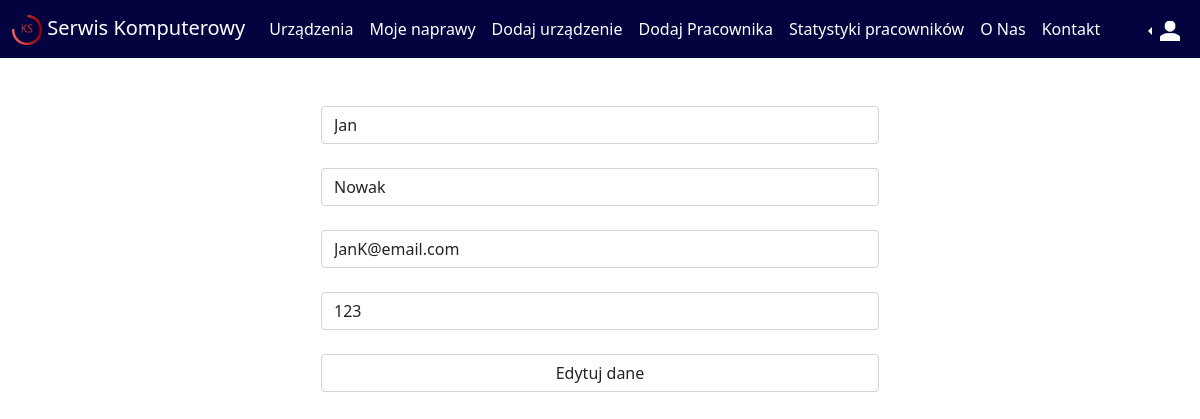
/EdytujDaneUzytkownika.php (signed in), run on the app's committed database.
### tables this page shows
CREATE TABLE `owner` (
  `Id` int(11) NOT NULL,
  `Imie` varchar(30) NOT NULL,
  `Nazwisko` varchar(30) NOT NULL,
  `NumerTelefonu` varchar(11) NOT NULL,
  `AdresEmail` varchar(50) NOT NULL,
  `Haslo` varchar(30) NOT NULL,
  `typuzytkownika` varchar(30) DEFAULT NULL
);

### EdytujDaneUzytkownika.php (the view, shortened to what this page needs)
<!DOCTYPE html>
<html>
<head>
    <link href="https://cdn.jsdelivr.net/npm/bootstrap@5.1.3/dist/css/bootstrap.min.css" rel="stylesheet">
</head>
<body>
<div class="sticky-top">
      <nav class="navbar navbar-expand-lg navbar-light kolor text-white">
        <div class="container-fluid">
          <a class="navbar-brand text-white" href="#"><img src='Projekt_ks.png' width='30px' height='30px'> Serwis Komputerowy</a>
          <div class="collapse navbar-collapse" id="navbarNav">
            <ul class="navbar-nav">
              <?php
            if(isset($_SESSION['typUzytkownika'] )) {
              if($_SESSION['typUzytkownika'] != "Uzytkownik"){
              echo "<li class='nav-item'>
              <a class='nav-link active text-white' aria-current='page' href='devices.php'>Urządzenia</a>
            </li>";
              }}
              ?>
              <li class="nav-item">
                <a class="nav-link active text-white" href="MojeUrzadzenia.php">Moje naprawy</a>
              </li>
              <?php
              if(isset($_SESSION['typUzytkownika'] )) {
              if($_SESSION['typUzytkownika'] != "Uzytkownik"){
              echo "<li class='nav-item'>
              <a class='nav-link active text-white' href='newdevice.php'>Dodaj urządzenie</a>
            </li>";
              }}
              if(isset($_SESSION['typUzytkownika'] )) {
                if($_SESSION['typUzytkownika'] == "Administrator"){
                echo "<li class='nav-item'>
                <a class='nav-link active text-white' href='dodajPracownika.php'>Dodaj Pracownika</a>
              </li>
              <li class='nav-item'>
                <a class='nav-link active text-white' href='Pracownicy.php'>Statystyki pracowników</a>
              </li>";
                }}
            ?>
            <li class="nav-item">
                <a class="nav-link text-white" href="ONas.php">O Nas</a>
              </li>
              <li class="nav-item">
                <a class="nav-link text-white" href="Kontakt.php">Kontakt</a>
              </li>
                </ul>
          </div>
          <div class='flex-box'>
          <ul class="navbar-nav justify-content-end">
            <li class="nav-item">
              <?php
            if(isset($_SESSION['typUzytkownika'] )) {
              if($_SESSION['typUzytkownika'] != null){
                echo "<li class='nav-item dropdown dropstart'>
          <a class='nav-link dropdown-toggle text-white dropdown-menu-end'  href='' id='navbarDropdownMenuLink' role='button' data-bs-toggle='dropdown' aria-expanded='false'>
            <img width='20px' height='20px' src='account.png'>
          </a>
          <ul class='dropdown-menu' aria-labelledby='navbarDropdownMenuLink'>
            <li><a class='dropdown-item' href='Userinfo.php'>Mój Profil</a></li>
            <li><a class='dropdown-item' href='MojeUrzadzenia.php'>Moje urządzenia</a></li>
            <li><form action='wyloguj.php'>
            <a class='dropdown-item text-dark' type='submit' href='wyloguj.php' method='post' >Wyloguj</a>
            </form></li>
          </ul>
        </li>
                </dropdown>";
              }
            } else{
              echo "<li class='nav-item'>
              <a class='nav-link active text-white' href='login.php'>Zaloguj</a>
            </li>";
          }
            ?>
        </div>
      </nav>
    </div>
    <div>
        <?php
        $iduzytkownika = $_SESSION['iduzytkownika'];
    $conn = @new mysqli('localhost','root', '','serwiskomputerowy');
            if($conn->connect_error !=0){
                echo "Wystąpił błąd połączenia";
               }
               else{
                $data = "SELECT * FROM owner where Id='$iduzytkownika'";
                $result = $conn->query($data);
                if($result!=null){
                    while($row = $result->fetch_assoc()){
              echo "
        <div class='d-flex container justify-content-center'>
        <div class='justify-content-center' style='width:50%' >
        <div class='mx-auto' style=''>
            <div class='mt-5'>
            <form action ='EdytujDaneUzytkownika.inc.php'  method='post' enctype='multipart/form-data'>
                <input type='Text' class='form-control' id='Imie' name='Imie' value='$row[Imie]' placeholder='Imię' required><br>
                <input type='Text' class='form-control' id='Nazwisko' name='Nazwisko' value='$row[Nazwisko]' placeholder='Nazwisko' required><br>
                <input type='Text' class='form-control' id='Email' name='Email' value='$row[AdresEmail]' placeholder='E-mail' required><br>
                <input type='number' class='form-control' id='number' name='number' value='$row[NumerTelefonu]' placeholder='Numer Telefonu' required><br>
                <button type='submit' class='form-control' id='submit' >Edytuj dane</button>
            </form>
            </div></div>
          </div>
";
                    }}}?>
        </div>
</body>
</html>

### EdytujDaneUzytkownika.php (style rules this page uses)
body { background-color: ; }
.kolor { background-color: rgb(3,3,64); }

### data on the page
owner: Imie "Jan", Nazwisko "Nowak", Email "JanK@email.com", number "123"
